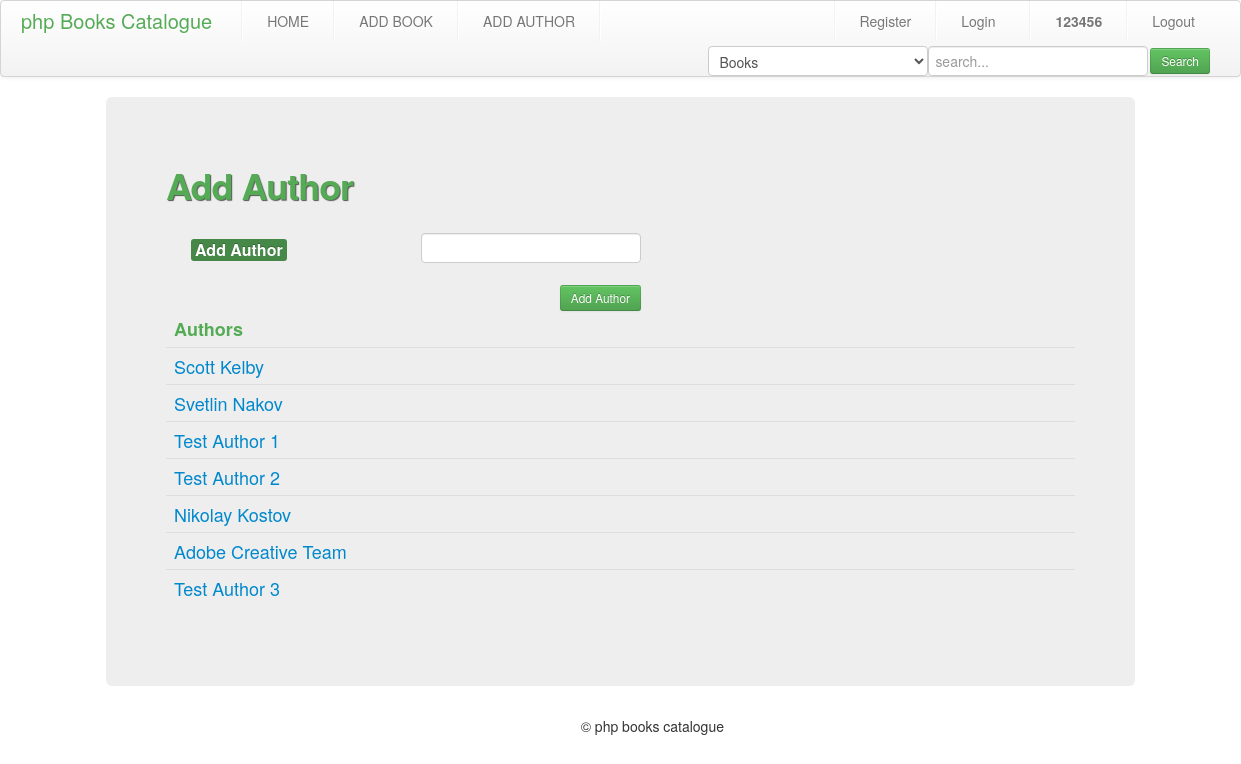
Screenshot of /add-author.php (signed in) with the database file from the repository.
### tables this page shows
CREATE TABLE IF NOT EXISTS `authors` (
  `author_id` int(11) NOT NULL AUTO_INCREMENT,
  `author_name` varchar(250) NOT NULL,
  PRIMARY KEY (`author_id`)
);

### add-author.php (the view, shortened to what this page needs)
<?php
$pageTitle = "Add Author";
include 'includes/header.php';
include 'includes/functions.php';
?>
<div class="hero-unit offset1 span10">
  <h1>
    <?= $pageTitle; ?>
  </h1>
<?php
$selectQuery   = "select * from authors";
?>
<form method = "post">
	 <ul class="add-ul add">
            <li><label class="label label-success" for = "a-name">Add Author</label>
	<input id="a-name" type = "text" name = "author-name"/>
    </li>
    <li>
    <input class="btn btn-success btn-small" type = "submit" name = "add-author" value = "Add Author"/>
    </li>
		</ul>
</form>
<table class="table table-stripped">
<thead>
<tr>
<th>Authors</th>
</tr>
</thead>
<tbody>
<?php
$results = mysqli_query($connection, $selectQuery);
while ($row = $results->fetch_assoc()) {
    echo '<tr><td><a href="index.php?author='. urlencode($row['author_id']) .'">' . $row['author_name'] . '</a></td></tr>';
}
?>
</tbody>
</table>
</div>
<?php
include 'includes/footer.php';
?>

### styles/style.css (style rules this page uses)
.hero-unit h1 { font-size: 36px; margin-bottom: 30px; color: #55AB55; text-shadow: 1px 1px 1px #555; }
.table th { color: #55AB55; }
.label { font-size: 16px; padding: 4px; margin-bottom: 4px; }
input[type="date"], input[type="text"], input[type="number"], input[type="submit"], input[type="password"], select { margin-bottom: 0; float:right; }
td { word-wrap: break-word; }
.add { max-width: 450px; }
.add-ul { list-style-type: none; }
.add-ul li { display: inherit; }
.add-ul li .btn { margin-top: 20px; }

### rows the page displays
authors: author_name "Scott Kelby"
authors: author_name "Svetlin Nakov"
authors: author_name "Test Author 1"
authors: author_name "Test Author 2"
authors: author_name "Nikolay Kostov"
authors: author_name "Adobe Creative Team"
authors: author_name "Test Author 3"

### other values shown
$_SESSION['username'] "123456"
$pageTitle "Add Author"
